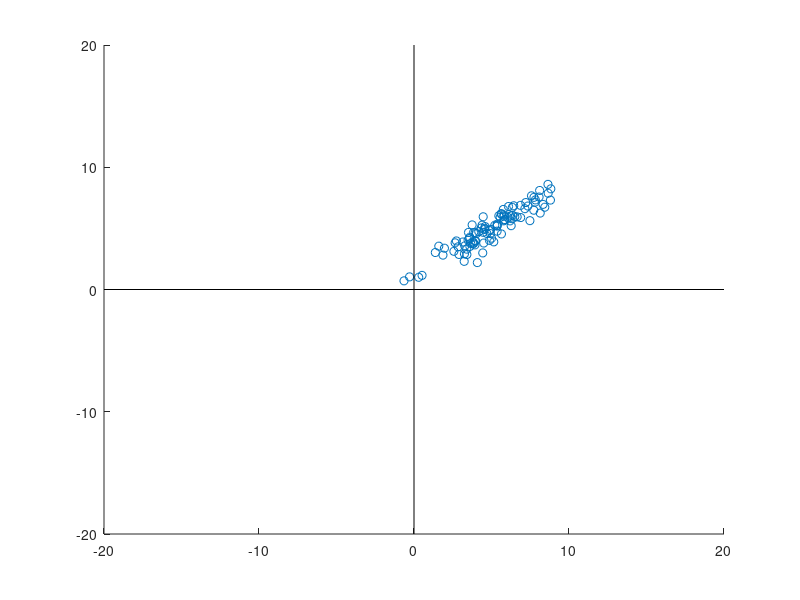
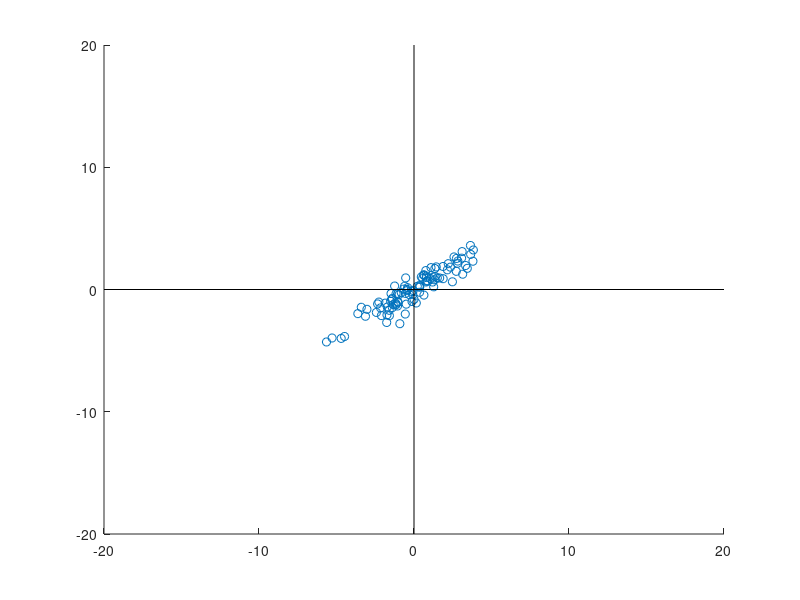
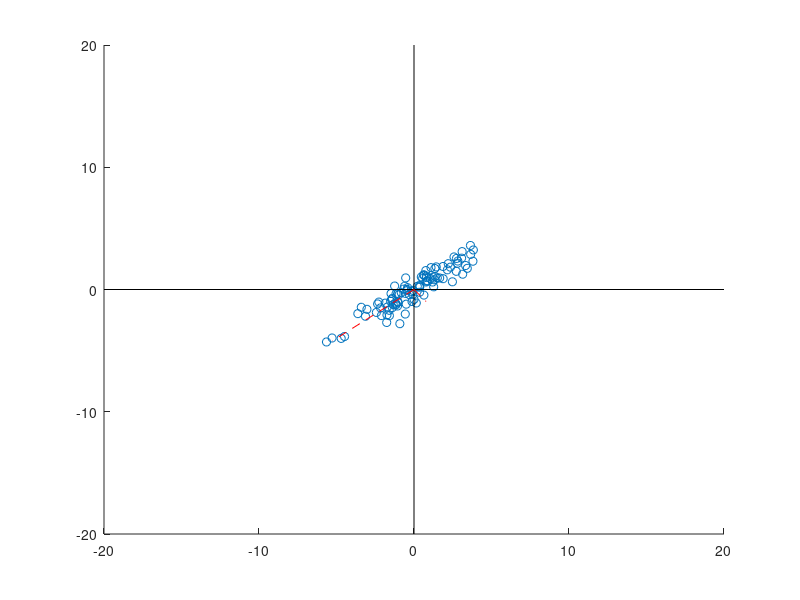
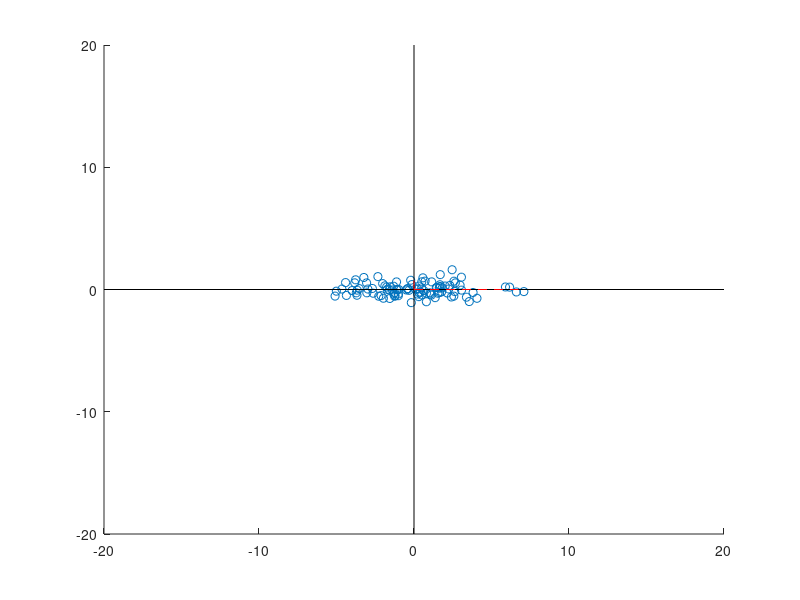

These charts were generated, in order, by the following MATLAB code:
function step_by_step_pca()

x = mnd(100,2,[5 5],[5 4;2 2])';
str = '1. Original data';
disp(str)
figure('Name',str,'NumberTitle','off')
scatter(x(1,:),x(2,:));
add_lines();
pause

mu = mean(x,2);
x_bar = x-repmat(mu,1,size(x,2));

str = '2. Center data';
disp(str)
figure('Name',str,'NumberTitle','off')
scatter(x_bar(1,:),x_bar(2,:));
add_lines();
pause


str = '3. plot eigen vectots scaled by eigen values';
disp(str)
figure('Name',str,'NumberTitle','off')
scatter(x_bar(1,:),x_bar(2,:));
add_lines();
plot_eigen_vectors(cov(x_bar'));
pause

str = '4. Represent the centered data in the eigen vectors space';
disp(str)
figure('Name',str,'NumberTitle','off')

[U, lambda] = eig(cov(x_bar'));
lambda_vec = diag(lambda);
[sorted_lambdas, ind] = sort(lambda_vec,'descend');
U = U(:,ind); %sort matrix

Z_bar = U'*x_bar;
scatter(Z_bar(1,:),Z_bar(2,:));
add_lines();
plot_eigen_vectors(cov(Z_bar'));
pause


str = '5. Shift back the transformed data';
disp(str)
figure('Name',str,'NumberTitle','off')
Z = Z_bar + repmat(mu,1,size(x,2));
scatter(Z(1,:),Z(2,:));
add_lines();
plot_eigen_vectors(cov(Z_bar'));

disp('original eigen vectors')
U

disp('Lets keep just the eigenvector corresponding to the highest eigenvalue.. ')
Uk = U(:,1);
Uk 
Zk_bar = Uk'*x_bar;
pause

str = '6. Projecting using the k-highest eigenvectors corresponds to a k-rank approximation of the data.'; 
disp(str)
figure('Name',str,'NumberTitle','off')
scatter(Zk_bar,zeros(size(Zk_bar)));
add_lines();
pause


str = '7. Reconstruct the original data';
disp(str)
figure('Name',str,'NumberTitle','off')
X_bar_rec = Uk*Zk_bar;
scatter(X_bar_rec(1,:),X_bar_rec(2,:));
add_lines();
pause

str = '8. Shift back the reconstructed data';
disp(str)
figure('Name',str,'NumberTitle','off')
X_rec = X_bar_rec + repmat(mu,1,size(x,2));
scatter(X_rec(1,:),X_rec(2,:));
add_lines();
pause

end


function add_lines()

	ylim([-20,20]);
	xlim([-20,20]);
	hold on
	plot([-20,20],[0,0],'k-');
	plot([0,0],[-20,20],'k-');
end

function plot_eigen_vectors(mat)

	[U, lambda] = eig(mat);
	lambda_vec = diag(lambda);
	[sorted_lambdas, ind] = sort(lambda_vec,'descend');

	%eigen vectors in the columns 
	Us = U(:,ind); %sorted matrix
	hold on
	scale_f = 5;
	plot(sorted_lambdas(1)*[0,Us(1,1)], sorted_lambdas(1)*[0,Us(2,1)],'r--');
	plot(scale_f*sorted_lambdas(2)*[0,Us(1,2)], scale_f*sorted_lambdas(2)*[0,Us(2,2)],'r--');
end

function x = mnd(N,d,rmean,covariance)
	%Generates a Multivariate Normal Distribution

	[rowsm, colsm] = size(rmean);
	lengthmean = length(rmean);
	[rowsv, colsv] = size(covariance);

	if rowsv ~= colsv 
	    error('Covariance matrix should be square')
	end
	if lengthmean ~= rowsv
	    error('The dimension of the requested mean is not equal to the dimensions of the covariance')
	end
	if d ~= lengthmean
	    error('The mean should have the same dimension as the requested samples')
	end

	if N < 1
	    N=1;
	end

	N=fix(N);

	if (colsm==1)  
	    rmean=rmean';
	end

	x = randn(N,d);  %generate the samples using built in Matlab function
	xmean = mean(x); %calculate the sample mean

	%subtract off the mean when N > 1. This removes any mean from the Matlab generated numbers
	if N>1
	 x=x-repmat(xmean,[N,1]);
	end

	[R,p]=chol(covariance);
	if p>0
	    x=x*sqrtm(covariance);
	else
	    x=x*R;
	end

	x= x+repmat(rmean,[N,1]);
end
